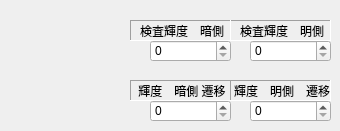
      <widget class="QWidget" name="page_5" >
       <widget class="QSpinBox" name="EditOutsideColorH" >
        <property name="geometry" >
         <rect>
          <x>250</x>
          <y>40</y>
          <width>81</width>
          <height>22</height>
         </rect>
        </property>
        <property name="maximum" >
         <number>1000000</number>
        </property>
       </widget>
       <widget class="QLabel" name="label_71" >
        <property name="geometry" >
         <rect>
          <x>230</x>
          <y>20</y>
          <width>101</width>
          <height>21</height>
         </rect>
        </property>
        <property name="frameShape" >
         <enum>QFrame::Panel</enum>
        </property>
        <property name="frameShadow" >
         <enum>QFrame::Sunken</enum>
        </property>
        <property name="text" >
         <string>検査輝度　明側</string>
        </property>
        <property name="alignment" >
         <set>Qt::AlignCenter|Qt::AlignHCenter|Qt::AlignLeading|Qt::AlignLeft|Qt::AlignVCenter</set>
        </property>
       </widget>
       <widget class="QLabel" name="label_74" >
        <property name="geometry" >
         <rect>
          <x>130</x>
          <y>20</y>
          <width>101</width>
          <height>21</height>
         </rect>
        </property>
        <property name="frameShape" >
         <enum>QFrame::Panel</enum>
        </property>
        <property name="frameShadow" >
         <enum>QFrame::Sunken</enum>
        </property>
        <property name="text" >
         <string>検査輝度　暗側</string>
        </property>
        <property name="alignment" >
         <set>Qt::AlignCenter|Qt::AlignHCenter|Qt::AlignLeading|Qt::AlignLeft|Qt::AlignVCenter</set>
        </property>
       </widget>
       <widget class="QSpinBox" name="EditOutsideColorL" >
        <property name="geometry" >
         <rect>
          <x>150</x>
          <y>40</y>
          <width>81</width>
          <height>22</height>
         </rect>
        </property>
        <property name="maximum" >
         <number>1000000</number>
        </property>
       </widget>
       <widget class="QSpinBox" name="EditOutsideTrColorH" >
        <property name="geometry" >
         <rect>
          <x>250</x>
          <y>100</y>
          <width>81</width>
          <height>22</height>
         </rect>
        </property>
        <property name="maximum" >
         <number>1000000</number>
        </property>
       </widget>
       <widget class="QSpinBox" name="EditOutsideTrColorL" >
        <property name="geometry" >
         <rect>
          <x>150</x>
          <y>100</y>
          <width>81</width>
          <height>22</height>
         </rect>
        </property>
        <property name="maximum" >
         <number>1000000</number>
        </property>
       </widget>
       <widget class="QLabel" name="label_82" >
        <property name="geometry" >
         <rect>
          <x>130</x>
          <y>80</y>
          <width>101</width>
          <height>21</height>
         </rect>
        </property>
        <property name="frameShape" >
         <enum>QFrame::Panel</enum>
        </property>
        <property name="frameShadow" >
         <enum>QFrame::Sunken</enum>
        </property>
        <property name="text" >
         <string>輝度　暗側 遷移</string>
        </property>
        <property name="alignment" >
         <set>Qt::AlignCenter|Qt::AlignHCenter|Qt::AlignLeading|Qt::AlignLeft|Qt::AlignVCenter</set>
        </property>
       </widget>
       <widget class="QLabel" name="label_83" >
        <property name="geometry" >
         <rect>
          <x>230</x>
          <y>80</y>
          <width>101</width>
          <height>21</height>
         </rect>
        </property>
        <property name="frameShape" >
         <enum>QFrame::Panel</enum>
        </property>
        <property name="frameShadow" >
         <enum>QFrame::Sunken</enum>
        </property>
        <property name="text" >
         <string>輝度　明側　遷移</string>
        </property>
        <property name="alignment" >
         <set>Qt::AlignCenter|Qt::AlignHCenter|Qt::AlignLeading|Qt::AlignLeft|Qt::AlignVCenter</set>
        </property>
       </widget>
      </widget>
